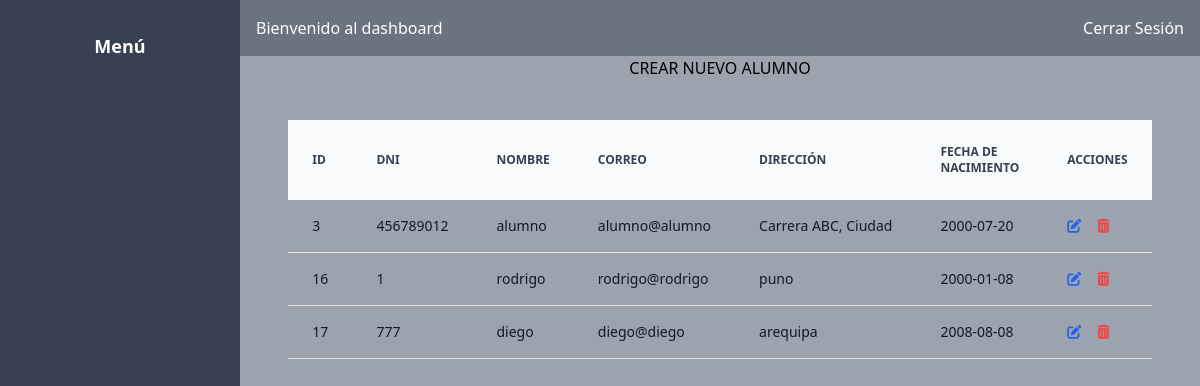
/alumnos, run on the app's committed database.
### tables this page shows
CREATE TABLE `usuarios` (
  `id` int(11) NOT NULL AUTO_INCREMENT,
  `DNI` varchar(50) DEFAULT NULL,
  `nombre` varchar(150) DEFAULT NULL,
  `correo` varchar(200) DEFAULT NULL,
  `direccion` varchar(255) DEFAULT NULL,
  `fec_nac` date DEFAULT NULL,
  `contrasena` varchar(255) DEFAULT NULL,
  `rol_id` int(11) DEFAULT NULL,
  `maestro_id` int(11) DEFAULT NULL,
  `clase_id` int(11) DEFAULT NULL,
  PRIMARY KEY (`id`),
  UNIQUE KEY `correo` (`correo`),
  KEY `rol_id` (`rol_id`),
  KEY `fk_clase` (`clase_id`),
  CONSTRAINT `fk_clase` FOREIGN KEY (`clase_id`) REFERENCES `clases` (`id`),
  CONSTRAINT `usuarios_ibfk_1` FOREIGN KEY (`rol_id`) REFERENCES `roles` (`id`)
);

### controllers/AlumnoController.php (called while the page is built, shortened)
<?php
class AlumnosController
{
    protected $model;
    public function __construct()
    {
        $this->model = new User();
    }
    public function index()
    {
        $alumnos = $this->model->where('rol_id', '=', 3);
        include $_SERVER["DOCUMENT_ROOT"] . "/views/alumnos/read.php";
    }
}
?>

### config/database.php (called while the page is built)
<?php
return [
    "host" => "localhost",
    "dbname" => "universitydb",
    "username" => "root",
    "password" => ""
];

### Models/Model.php (called while the page is built, shortened)
<?php
class Model
{
    private $db;
    protected $table;
    public function __construct()
    {
        $config = include($_SERVER["DOCUMENT_ROOT"] . "/config/database.php");
        try {
            $this->db = new mysqli(
                $config["host"],
                $config["username"],
                $config["password"],
                $config["dbname"]
            );
        } catch (mysqli_sql_exception $e) {
            echo "Error: " . $e->getMessage();
        }
    }
    public function where($column, $operator, $value)
    {
        $res = $this->db->query("select * from {$this->table} where $column $operator '$value'");
        $data = $res->fetch_all(MYSQLI_ASSOC);
        return $data;
    }
}

### views/alumnos/read.php (the view, shortened to what this page needs)
<!DOCTYPE html>
<html lang="en">
<head>
    <link href="/dist/output.css" rel="stylesheet">
    <link rel="stylesheet" href="https://cdnjs.cloudflare.com/ajax/libs/font-awesome/6.0.0/css/all.min.css">
</head>
<body class="bg-gray-200 w-full h-screen flex">
<div class="bg-gray-700 w-1/5 h-screen p-4 text-white text-lg flex flex-col items-center">
        <h2 class="my-4 text-center text-lg font-semibold">Menú</h2>
    </div>
    <div class="bg-gray-200 w-4/5 h-screen">
        <header class="bg-gray-500 p-4 text-white flex justify-between items-center">
            <h1>Bienvenido al dashboard</h1>
            <a href="/logout" class="float-right">Cerrar Sesión</a>
        </header>
        <div class=" bg-gray-400 w-full h-full flex flex-col items-center">
            <a href="/alumnos/create">CREAR NUEVO ALUMNO</a>
            <table class="w-4/5 text-sm text-left rtl:text-right text-gray-500 dark:text-gray-400 mt-10">
                <thead class="text-xs text-gray-700 uppercase bg-gray-50 dark:bg-gray-700 dark:text-gray-400">
                    <tr>
                        <th scope="col" class="px-6 py-6">
                            ID
                        </th>
                        <th scope="col" class="px-6 py-6">
                            DNI
                        </th>
                        <th scope="col" class="px-6 py-6">
                            Nombre
                        </th>
                        <th scope="col" class="px-6 py-6">
                            Correo
                        </th>
                        <th scope="col" class="px-6 py-6">
                            Dirección
                        </th>
                        <th scope="col" class="px-6 py-6">
                            Fecha de Nacimiento
                        </th>
                        <th scope="col" class="px-6 py-6">
                            Acciones
                        </th>
                    </tr>
                </thead>
                <tbody>
                    <?php foreach ($alumnos as $alumno) { ?>
                        <tr class="bh-white border-b dark:bg-gray-800 dark:border-gray-700">
                            <th scope="row" class="px-6 py-4 font-medium text-gray-900 whitespace-nowrap dark:text-white">
                                <?= $alumno["id"] ?>
                            </th>
                            <th scope="row" class="px-6 py-4 font-medium text-gray-900 whitespace-nowrap dark:text-white">
                                <?= $alumno["DNI"] ?>
                            </th>
                            <th scope="row" class="px-6 py-4 font-medium text-gray-900 whitespace-nowrap dark:text-white">
                                <?= $alumno["nombre"] ?>
                            </th>
                            <th scope="row" class="px-6 py-4 font-medium text-gray-900 whitespace-nowrap dark:text-white">
                                <?= $alumno["correo"] ?>
                            </th>
                            <th scope="row" class="px-6 py-4 font-medium text-gray-900 whitespace-nowrap dark:text-white">
                                <?= $alumno["direccion"] ?>
                            </th>
                            <th scope="row" class="px-6 py-4 font-medium text-gray-900 whitespace-nowrap dark:text-white">
                                <?= $alumno["fec_nac"] ?>
                            </th>
                            <th scope="row" class="px-6 py-4 font-medium text-gray-900 whitespace-nowrap dark:text-white flex">
                                <a href="/alumnos/edit?id=<?= $alumno["id"] ?>" class="font-medium text-blue-600 dark:text-blue-500 hover:underline flex justify-center items-center mr-4"><i class="fas fa-edit"></i></a>
                                <form action="/alumnos/delete" method="post" style="display: inline">
                                    <button type="submit" class="text-red-500">
                                        <i class="fas fa-trash-alt"></i>
                                    </button>
                                </form>
                            </th>
                        </tr>
                    <?php } ?>
                </tbody>
            </table>
        </div>
    </div>
    <script src="https://cdn.tailwindcss.com"></script>
</body>
</html>

### data on the page
usuarios: id "3", DNI "456789012", nombre "alumno", correo "alumno@alumno", direccion "Carrera ABC, Ciudad", fec_nac "2000-07-20"
usuarios: id "16", DNI "1", nombre "rodrigo", correo "rodrigo@rodrigo", direccion "puno", fec_nac "2000-01-08"
usuarios: id "17", DNI "777", nombre "diego", correo "diego@diego", direccion "arequipa", fec_nac "2008-08-08"
